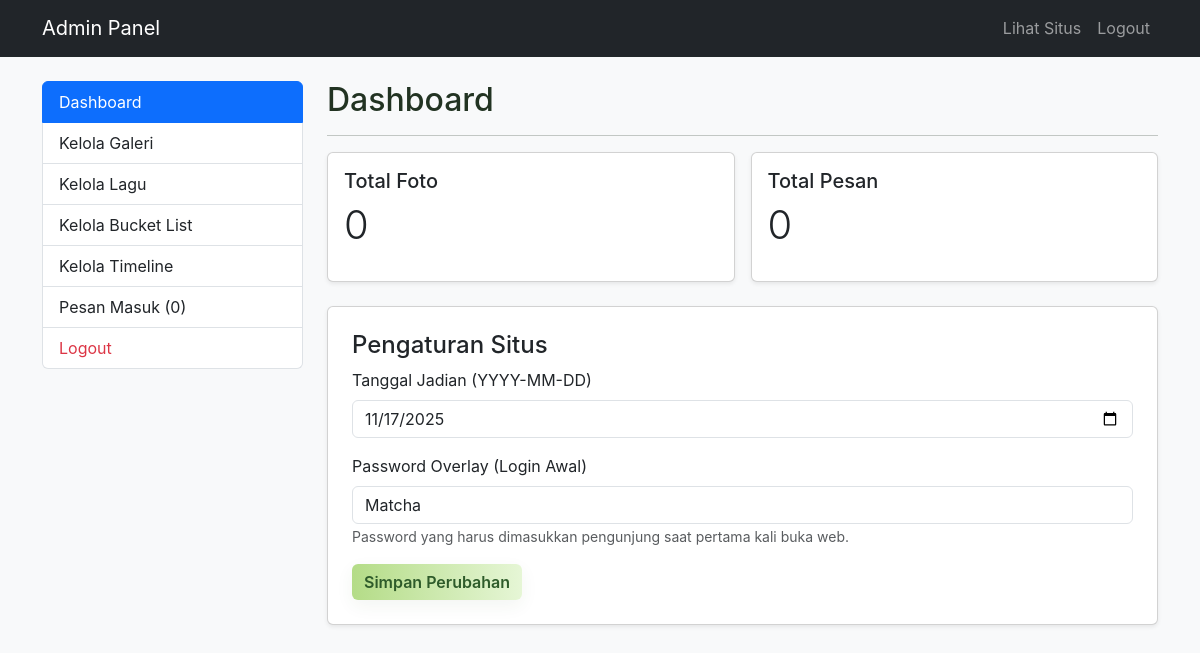
Screenshot of /admin/dashboard.php (signed in) with the database file from the repository.
### tables this page shows
CREATE TABLE IF NOT EXISTS settings (
    id INT AUTO_INCREMENT PRIMARY KEY,
    setting_key VARCHAR(50) NOT NULL UNIQUE,
    setting_value TEXT,
    description VARCHAR(255)
);

### lib/functions.php (called while the page is built, shortened)
<?php
require_once __DIR__ . '/../config/database.php';
function getSetting($key)
{
    global $pdo;
    $stmt = $pdo->prepare("SELECT setting_value FROM settings WHERE setting_key = ?");
    $stmt->execute([$key]);
    $result = $stmt->fetch();
    return $result ? $result['setting_value'] : null;
}
?>

### admin/dashboard.php (the view, shortened to what this page needs)
<?php
require_once __DIR__ . '/../lib/auth.php';
require_once __DIR__ . '/../lib/functions.php';
$startDate = getSetting('relationship_start_date');
$lockPw = getSetting('admin_lock_password');
$msgCount = $pdo->query("SELECT COUNT(*) FROM messages")->fetchColumn();
$galleryCount = $pdo->query("SELECT COUNT(*) FROM gallery")->fetchColumn();
?>
<!doctype html>
<html lang="id">
<head>
    <link href="https://cdn.jsdelivr.net/npm/bootstrap@5.3.3/dist/css/bootstrap.min.css" rel="stylesheet">
    <link rel="stylesheet" href="../assets/css/style.css">
</head>
<body style="background:#f8f9fa;">
    <nav class="navbar navbar-expand-lg navbar-dark bg-dark">
        <div class="container">
            <a class="navbar-brand" href="dashboard.php">Admin Panel</a>
            <div class="navbar-nav ms-auto">
                <a class="nav-link" href="../index.php" target="_blank">Lihat Situs</a>
                <a class="nav-link" href="../logout.php">Logout</a>
            </div>
        </div>
    </nav>
    <div class="container py-4">
        <div class="row">
            <div class="col-md-3">
                <div class="list-group">
                    <a href="dashboard.php" class="list-group-item list-group-item-action active">Dashboard</a>
                    <a href="gallery.php" class="list-group-item list-group-item-action">Kelola Galeri</a>
                    <a href="songs.php" class="list-group-item list-group-item-action">Kelola Lagu</a>
                    <a href="bucket_list.php" class="list-group-item list-group-item-action">Kelola Bucket List</a>
                    <a href="timeline.php" class="list-group-item list-group-item-action">Kelola Timeline</a>
                    <a href="messages.php" class="list-group-item list-group-item-action">
                        Pesan Masuk (<?= $msgCount ?>)
                    </a>
                    <a href="../logout.php" class="list-group-item list-group-item-action text-danger">Logout</a>
                </div>
            </div>
            <div class="col-md-9">
                <h2>Dashboard</h2>
                <hr>
                <div class="row g-3 mb-4">
                    <div class="col-md-6">
                        <div class="card p-3 shadow-sm">
                            <h5>Total Foto</h5>
                            <p class="display-6">
                                <?= $galleryCount ?>
                            </p>
                        </div>
                    </div>
                    <div class="col-md-6">
                        <div class="card p-3 shadow-sm">
                            <h5>Total Pesan</h5>
                            <p class="display-6">
                                <?= $msgCount ?>
                            </p>
                        </div>
                    </div>
                </div>
                <div class="card shadow-sm p-4">
                    <h4>Pengaturan Situs</h4>
                    <form method="POST">
                        <div class="mb-3">
                            <label class="form-label">Tanggal Jadian (YYYY-MM-DD)</label>
                            <input type="date" name="relationship_start_date" class="form-control"
                                value="<?= $startDate ?>" required>
                        </div>
                        <div class="mb-3">
                            <label class="form-label">Password Overlay (Login Awal)</label>
                            <input type="text" name="admin_lock_password" class="form-control" value="<?= $lockPw ?>"
                                required>
                            <small class="text-muted">Password yang harus dimasukkan pengunjung saat pertama kali buka
                                web.</small>
                        </div>
                        <button type="submit" name="update_settings" class="btn btn-primary">Simpan Perubahan</button>
                    </form>
                </div>
            </div>
        </div>
    </div>
</body>
</html>

### assets/css/style.css (style rules this page uses)
:root { --bg: #feffe9; --accent: #b4dc87; --accent-2: #e6f6d6; --card: rgba(255, 255, 255, 0.75); --muted: #556655; --muted-soft: #6b7a66; --accent-contrast: #2e5b2a; --glass: rgba(255, 255, 255, 0.45); --shadow-premium: 0 15px 35px rgba(46, 91, 42, 0.12); }
html, body { height: 100%; }
body { background: var(--bg); background: linear-gradient(-45deg, #feffe9, #f2faeb, #e6f6d6, #feffe9); background-size: 400% 400%; animation: auroraBg 15s ease infinite; font-family: "Outfit", "Inter", system-ui, sans-serif; color: #223322; -webkit-font-smoothing: antialiased; -moz-osx-font-smoothing: grayscale; overflow-x: hidden; }
.navbar { background: rgba(255, 255, 255, 0.9); border-bottom: 1px solid rgba(46, 91, 42, 0.03); }
.btn-primary { background: linear-gradient(90deg, var(--accent), var(--accent-2)); border: none; color: var(--accent-contrast); font-weight: 600; box-shadow: 0 6px 18px rgba(46, 91, 42, 0.06); }

### rows the page displays
settings: relationship_start_date "11/17/2025"
settings: admin_lock_password "Matcha"

### other values shown
$msgCount "0"
$galleryCount "0"
